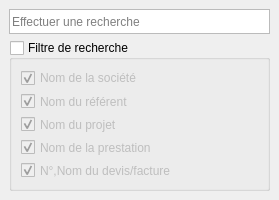
  <widget class="QDockWidget" name="dockWidget">
   <property name="minimumSize">
    <size>
     <width>279</width>
     <height>200</height>
    </size>
   </property>
   <property name="maximumSize">
    <size>
     <width>524287</width>
     <height>200</height>
    </size>
   </property>
   <property name="windowTitle">
    <string>Recherche</string>
   </property>
   <attribute name="dockWidgetArea">
    <number>1</number>
   </attribute>
   <widget class="QWidget" name="dockWidgetContents">
    <layout class="QGridLayout" name="gridLayout">
     <item row="0" column="0">
      <widget class="QLineEdit" name="leSearch">
       <property name="styleSheet">
        <string notr="true">background: url(:/icons/searchMini);
background-position: right;
background-repeat: no-repeat;     
border-radius: 0px;
height: 23px;
border: 1px solid #bbb;</string>
       </property>
       <property name="inputMask">
        <string/>
       </property>
       <property name="text">
        <string/>
       </property>
       <property name="placeholderText">
        <string>Effectuer une recherche</string>
       </property>
       <property name="clearButtonEnabled">
        <bool>true</bool>
       </property>
      </widget>
     </item>
     <item row="1" column="0">
      <widget class="QGroupBox" name="gpbxSearchFilter">
       <property name="enabled">
        <bool>true</bool>
       </property>
       <property name="minimumSize">
        <size>
         <width>200</width>
         <height>150</height>
        </size>
       </property>
       <property name="title">
        <string>Filtre de recherche</string>
       </property>
       <property name="checkable">
        <bool>true</bool>
       </property>
       <property name="checked">
        <bool>false</bool>
       </property>
       <layout class="QGridLayout" name="gridLayout_6">
        <item row="0" column="0">
         <widget class="QCheckBox" name="chkSearchCompany">
          <property name="enabled">
           <bool>false</bool>
          </property>
          <property name="text">
           <string>Nom de la société</string>
          </property>
          <property name="checked">
           <bool>true</bool>
          </property>
         </widget>
        </item>
        <item row="1" column="0">
         <widget class="QCheckBox" name="chkReferentName">
          <property name="enabled">
           <bool>false</bool>
          </property>
          <property name="text">
           <string>Nom du référent</string>
          </property>
          <property name="checked">
           <bool>true</bool>
          </property>
         </widget>
        </item>
        <item row="2" column="0">
         <widget class="QCheckBox" name="chkProjectName">
          <property name="enabled">
           <bool>false</bool>
          </property>
          <property name="text">
           <string>Nom du projet</string>
          </property>
          <property name="checkable">
           <bool>true</bool>
          </property>
          <property name="checked">
           <bool>true</bool>
          </property>
         </widget>
        </item>
        <item row="3" column="0">
         <widget class="QCheckBox" name="chkContributory">
          <property name="text">
           <string>Nom de la prestation</string>
          </property>
          <property name="checked">
           <bool>true</bool>
          </property>
         </widget>
        </item>
        <item row="4" column="0">
         <widget class="QCheckBox" name="chkBillQuote">
          <property name="text">
           <string>N°,Nom du devis/facture</string>
          </property>
          <property name="checked">
           <bool>true</bool>
          </property>
         </widget>
        </item>
       </layout>
      </widget>
     </item>
    </layout>
   </widget>
  </widget>
